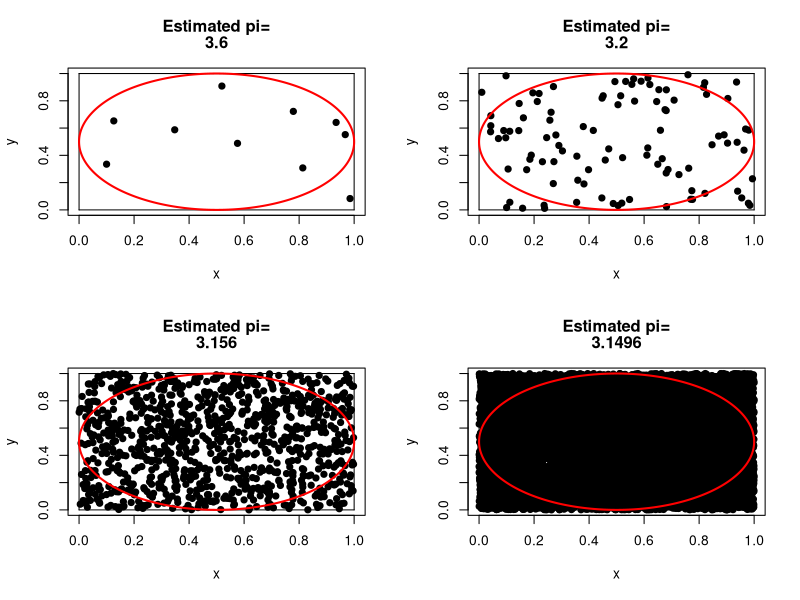

Generate this figure with R:
#R Code for STA371G
#Mingyuan Zhou
#January 23, 2014
attach(mtcars)
par(mfrow=c(2,2))

for (n in c(10,100,1000,10000))
{
  x=runif(n)
  y=runif(n)
  Pi = sum(sqrt((x-0.5)^2+(y-0.5)^2)<0.5)/n*4
  plot(x,y,xlim=c(0,1),ylim=c(0,1),pch=19)
  lines(c(0,0),c(0,1))
  lines(c(1,0),c(0,0))
  lines(c(1,0),c(1,1))
  lines(c(1,1),c(1,0))
  
  r = 1/2
  theta = seq(-pi,pi,0.001)
  lines(r*cos(theta)+0.5,r*sin(theta)+0.5,type="s",lwd=2,col='red')
  title(c('Estimated pi=',Pi))
}
